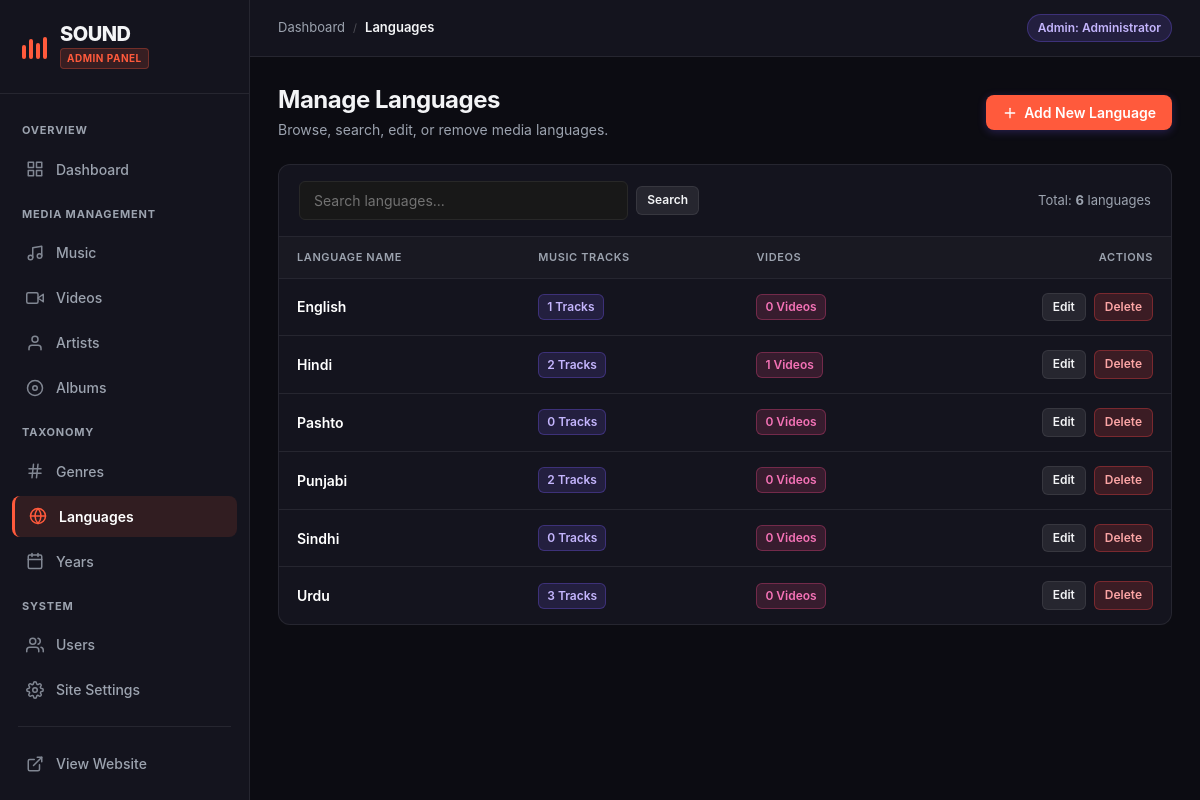
Screenshot of /admin/languages.php (signed in) with the database file from the repository.
### tables this page shows
CREATE TABLE `languages` (
  `id` int(11) NOT NULL,
  `name` varchar(50) NOT NULL
);

### config/database.php (called while the page is built, shortened)
<?php
try {
    $pdo = new PDO("mysql:host=" . DB_HOST . ";dbname=" . DB_NAME . ";charset=utf8mb4", DB_USER, DB_PASS);
    $pdo->setAttribute(PDO::ATTR_ERRMODE, PDO::ERRMODE_EXCEPTION);
} catch (PDOException $e) {
    if (defined('APP_DEBUG') && APP_DEBUG) {
        die("Could not connect to the database " . DB_NAME . ": " . $e->getMessage());
    } else {
        error_log("Database connection error: " . $e->getMessage());
        http_response_code(500);
        die("<!DOCTYPE html><html><head><title>Service Unavailable</title><link rel='stylesheet' href='/sound/assets/css/style.css'></head><body style='display:flex;align-items:center;justify-content:center;min-height:100vh;background:#121212;color:#fff;font-family:\"Segoe UI\", sans-serif;'><div style='text-align:center;'><h1>Service Temporarily Unavailable</h1><p style='color:#b3b3b3;'>We are experiencing database connectivity issues. Please try again in a few moments.</p></div></body></html>");
    }
}
function query($sql, $params = []) {
    global $pdo;
    $stmt = $pdo->prepare($sql);
    $stmt->execute($params);
    return $stmt;
}
function fetchAll($sql, $params = []) {
    return query($sql, $params)->fetchAll(PDO::FETCH_ASSOC);
}
function fetchOne($sql, $params = []) {
    return query($sql, $params)->fetch(PDO::FETCH_ASSOC);
}

### admin/languages.php (the view, shortened to what this page needs)
<?php
require_once __DIR__ . '/includes/admin_header.php';
$search = trim($_GET['search'] ?? '');
$params = [];
$where_clauses = [];
$where_sql = !empty($where_clauses) ? 'WHERE ' . implode(' AND ', $where_clauses) : '';
$count_sql = "SELECT COUNT(*) as count FROM languages $where_sql";
$total_items = fetchOne($count_sql, $params)['count'] ?? 0;
$per_page = 10;
$total_pages = max(1, ceil($total_items / $per_page));
$page = max(1, min($total_pages, intval($_GET['page'] ?? 1)));
$offset = ($page - 1) * $per_page;
$items_sql = "SELECT l.*,
              (SELECT COUNT(*) FROM music WHERE language_id = l.id) as music_count,
              (SELECT COUNT(*) FROM videos WHERE language_id = l.id) as video_count
              FROM languages l
              $where_sql
              ORDER BY l.name ASC LIMIT $per_page OFFSET $offset";
$languages = fetchAll($items_sql, $params);
?>
<div class="admin-page-header">
    <div>
        <h1>Manage Languages</h1>
        <p style="color: var(--admin-text-muted); margin: 4px 0 0 0; font-size: 14px;">Browse, search, edit, or remove media languages.</p>
    </div>
    <div class="header-actions">
        <a href="add_language.php" class="btn btn-primary">
            <svg width="16" height="16" viewBox="0 0 24 24" fill="none" stroke="currentColor" stroke-width="2" stroke-linecap="round" stroke-linejoin="round"><line x1="12" y1="5" x2="12" y2="19"></line><line x1="5" y1="12" x2="19" y2="12"></line></svg>
            Add New Language
        </a>
    </div>
</div>
<div class="admin-table-container">
    <div class="admin-table-toolbar">
        <form method="get" action="languages.php" class="admin-search-form">
            <input type="text" name="search" class="admin-search-input" placeholder="Search languages..." value="<?php echo htmlspecialchars($search); ?>">
            <button type="submit" class="btn btn-secondary btn-sm">Search</button>
        </form>
        <div style="font-size: 13px; color: var(--admin-text-muted);">
            Total: <strong><?php echo $total_items; ?></strong> languages
        </div>
    </div>
    <?php if (empty($languages)): ?>
        <div class="admin-empty-state">
            <svg class="admin-empty-icon" viewBox="0 0 24 24" fill="none" stroke="currentColor" stroke-width="2" stroke-linecap="round" stroke-linejoin="round">
                <circle cx="12" cy="12" r="10"></circle>
                <line x1="2" y1="12" x2="22" y2="12"></line>
                <path d="M12 2a15.3 15.3 0 0 1 4 10 15.3 15.3 0 0 1-4 10 15.3 15.3 0 0 1-4-10 15.3 15.3 0 0 1 4-10z"></path>
            </svg>
            <h3>No Languages Found</h3>
            <p><?php echo $search !== '' ? 'No languages matched your search "' . htmlspecialchars($search) . '".' : 'No languages have been added yet.'; ?></p>
            <?php if ($search !== ''): ?>
                <a href="languages.php" class="btn btn-secondary btn-sm">Clear Search</a>
            <?php else: ?>
                <a href="add_language.php" class="btn btn-primary btn-sm">Add New Language</a>
            <?php endif; ?>
        </div>
    <?php else: ?>
        <div style="overflow-x: auto;">
            <table class="admin-table">
                <thead>
                    <tr>
                        <th>Language Name</th>
                        <th>Music Tracks</th>
                        <th>Videos</th>
                        <th style="text-align: right;">Actions</th>
                    </tr>
                </thead>
                <tbody>
                    <?php foreach ($languages as $lang): ?>
                        <tr>
                            <td style="font-weight: 600; color: #fff;">
                                <?php echo htmlspecialchars($lang['name']); ?>
                            </td>
                            <td><span class="admin-badge admin-badge-music"><?php echo $lang['music_count']; ?> tracks</span></td>
                            <td><span class="admin-badge admin-badge-video"><?php echo $lang['video_count']; ?> videos</span></td>
                            <td style="text-align: right;">
                                <div style="display: inline-flex; align-items: center; gap: 8px;">
                                    <a href="edit_language.php?id=<?php echo $lang['id']; ?>" class="btn btn-secondary btn-sm">Edit</a>
                                    <form method="post" action="languages.php" style="margin: 0; display: inline;" onsubmit="return confirm('Are you sure you want to delete language: &quot;<?php echo htmlspecialchars(addslashes($lang['name'])); ?>&quot;?');">
                                        <button type="submit" class="btn btn-danger btn-sm">Delete</button>
                                    </form>
                                </div>
                            </td>
                        </tr>
                    <?php endforeach; ?>
                </tbody>
            </table>
        </div>
    <?php endif; ?>
</div>
<?php require_once __DIR__ . '/includes/admin_footer.php'; ?>

### assets/css/style.css (style rules this page uses)
:root { --bg-base: #121212; --bg-surface: #181818; --bg-card: #181818; --bg-card-hover: #242424; --bg-elevated: #282828; --bg-highlight: #323232; --border-color: #282828; --border-hover: #3e3e3e; --text-primary: #FFFFFF; --text-muted: #B3B3B3; --text-subtle: #727272; --accent: #FF5A3C; --accent-hover: #ff7157; --accent-active: #e04a2f; --accent-subtle: rgba(255, 90, 60, 0.15); --accent-text: #FFFFFF; --danger: #ef4444; --danger-subtle: rgba(239, 68, 68, 0.15); --success: #22c55e; --success-subtle: rgba(34, 197, 94, 0.15); --font-sans: 'Segoe UI', -apple-system, BlinkMacSystemFont, Roboto, 'Helvetica Neue', Arial, sans-serif; --font-mono: SFMono-Regular, Consolas, 'Liberation Mono', Menlo, monospace; --radius-sm: 4px; --radius-md: 6px; --radius-card: 8px; --radius-pill: 9999px; --sidebar-width: 240px; --player-height: 80px; --topbar-height: 64px; --transition-fast: 0.15s ease; --transition-normal: 0.2s ease; --shadow-card: 0 4px 12px rgba(0, 0, 0, 0.4); --shadow-dropdown: 0 8px 24px rgba(0, 0, 0, 0.6); }
*, *::before, *::after { margin: 0; padding: 0; box-sizing: border-box; }
html { font-size: 16px; color-scheme: dark; background-color: var(--bg-base); }
body { font-family: var(--font-sans); background-color: var(--bg-base); color: var(--text-primary); line-height: 1.5; -webkit-font-smoothing: antialiased; -moz-osx-font-smoothing: grayscale; min-height: 100vh; }
a { color: inherit; text-decoration: none; transition: color var(--transition-fast); }
img, svg { display: block; max-width: 100%; }
button, input, select, textarea { font-family: inherit; font-size: inherit; color: inherit; }
h1, h2, h3, h4, h5, h6 { color: var(--text-primary); font-weight: 700; line-height: 1.25; }
h1 { font-size: 28px; margin-bottom: 20px; letter-spacing: -0.02em; }
p { color: var(--text-muted); margin-bottom: 12px; }
.btn { display: inline-flex; align-items: center; justify-content: center; gap: 8px; padding: 9px 18px; border: 1px solid transparent; border-radius: var(--radius-md); cursor: pointer; font-size: 14px; font-weight: 600; line-height: 1.4; text-align: center; transition: background-color var(--transition-fast), border-color var(--transition-fast), transform var(--transition-fast), opacity var(--transition-fast); user-select: none; }
.btn-primary { background-color: var(--accent); color: var(--accent-text); border-color: var(--accent); }
.btn-secondary { background-color: var(--bg-elevated); color: var(--text-primary); border-color: var(--border-color); }
.btn-danger { background-color: var(--danger); color: #FFFFFF; border-color: var(--danger); }
.btn-sm { padding: 6px 12px; font-size: 12px; border-radius: var(--radius-sm); }
input[type="text"], input[type="email"], input[type="password"], input[type="number"], input[type="tel"], input[type="search"], input[type="file"], select, textarea { width: 100%; padding: 10px 14px; border: 1px solid var(--border-color); border-radius: var(--radius-md); background-color: var(--bg-surface); color: var(--text-primary); font-size: 14px; outline: none; transition: border-color var(--transition-fast), background-color var(--transition-fast); }
input::placeholder, textarea::placeholder { color: var(--text-subtle); }

### rows the page displays
languages: name "English", music_count "1", video_count "0"
languages: name "Hindi", music_count "2", video_count "1"
languages: name "Pashto", music_count "0", video_count "0"
languages: name "Punjabi", music_count "2", video_count "0"
languages: name "Sindhi", music_count "0", video_count "0"
languages: name "Urdu", music_count "3", video_count "0"

### other values shown
$site_name "SOUND"
$crumb['title'] "Dashboard"
$crumb['title'] "Languages"
$user_name "Administrator"
$total_items "6"
